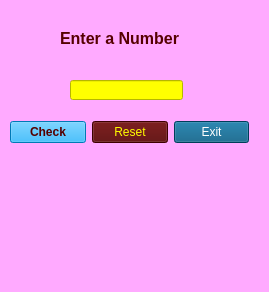
<?xml version="1.0" encoding="UTF-8"?>
<ui version="4.0">
 <class>MainWindow</class>
 <widget class="QMainWindow" name="MainWindow">
  <property name="geometry">
   <rect>
    <x>0</x>
    <y>0</y>
    <width>269</width>
    <height>292</height>
   </rect>
  </property>
  <property name="windowTitle">
   <string>MainWindow</string>
  </property>
  <property name="styleSheet">
   <string notr="true">background-color: rgb(255, 170, 255);</string>
  </property>
  <widget class="QWidget" name="centralwidget">
   <widget class="QLabel" name="label">
    <property name="geometry">
     <rect>
      <x>60</x>
      <y>30</y>
      <width>161</width>
      <height>16</height>
     </rect>
    </property>
    <property name="font">
     <font>
      <pointsize>12</pointsize>
      <weight>75</weight>
      <bold>true</bold>
     </font>
    </property>
    <property name="styleSheet">
     <string notr="true">color: rgb(85, 0, 0);</string>
    </property>
    <property name="text">
     <string>Enter a Number</string>
    </property>
   </widget>
   <widget class="QLineEdit" name="lineEdit">
    <property name="geometry">
     <rect>
      <x>70</x>
      <y>80</y>
      <width>113</width>
      <height>20</height>
     </rect>
    </property>
    <property name="styleSheet">
     <string notr="true">background-color: rgb(255, 255, 0);</string>
    </property>
   </widget>
   <widget class="QLabel" name="label_2">
    <property name="geometry">
     <rect>
      <x>80</x>
      <y>190</y>
      <width>141</width>
      <height>20</height>
     </rect>
    </property>
    <property name="font">
     <font>
      <pointsize>11</pointsize>
      <weight>75</weight>
      <bold>true</bold>
     </font>
    </property>
    <property name="text">
     <string/>
    </property>
   </widget>
   <widget class="QWidget" name="">
    <property name="geometry">
     <rect>
      <x>10</x>
      <y>120</y>
      <width>239</width>
      <height>25</height>
     </rect>
    </property>
    <layout class="QGridLayout" name="gridLayout">
     <item row="0" column="0">
      <widget class="QPushButton" name="pushButton">
       <property name="font">
        <font>
         <weight>75</weight>
         <bold>true</bold>
        </font>
       </property>
       <property name="styleSheet">
        <string notr="true">background-color: rgb(0, 170, 255);
color: rgb(85, 0, 0);</string>
       </property>
       <property name="text">
        <string>Check</string>
       </property>
      </widget>
     </item>
     <item row="0" column="1">
      <widget class="QPushButton" name="pushButton_2">
       <property name="styleSheet">
        <string notr="true">background-color: rgb(85, 0, 0);
color: rgb(255, 255, 0);</string>
       </property>
       <property name="text">
        <string>Reset</string>
       </property>
      </widget>
     </item>
     <item row="0" column="2">
      <widget class="QPushButton" name="pushButton_3">
       <property name="styleSheet">
        <string notr="true">background-color: rgb(0, 85, 127);
color: rgb(255, 255, 255);</string>
       </property>
       <property name="text">
        <string>Exit</string>
       </property>
      </widget>
     </item>
    </layout>
   </widget>
  </widget>
  <widget class="QStatusBar" name="statusbar"/>
 </widget>
 <resources/>
 <connections/>
</ui>
